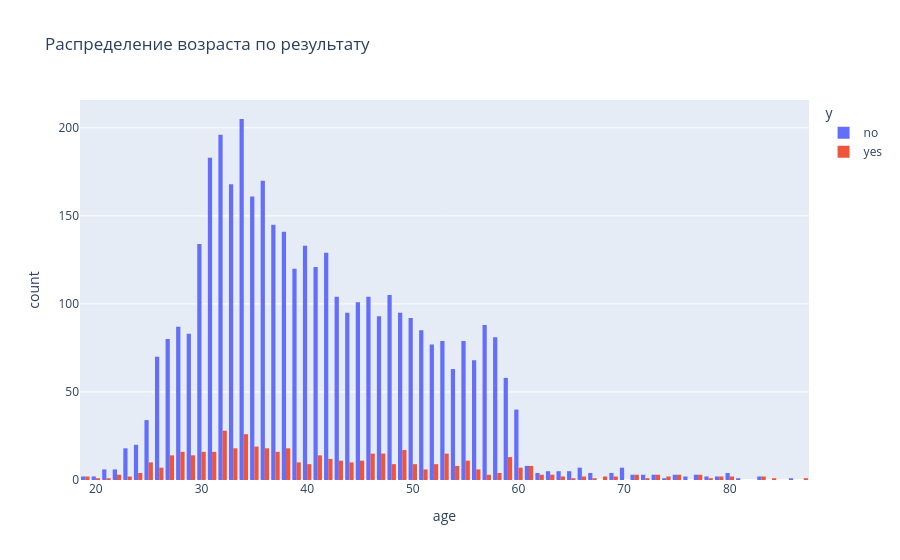
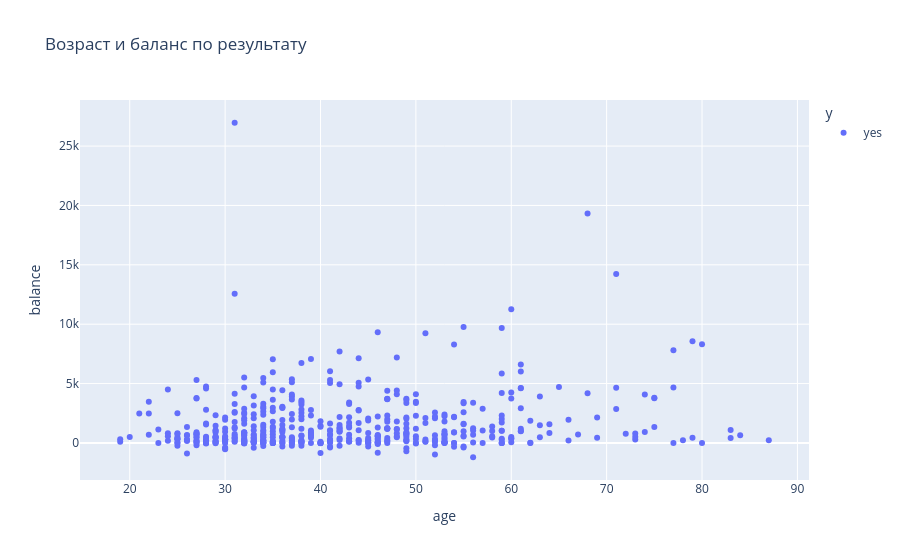

Notebook code cell kept with these figures, in order:
### Code cell
import plotly.express as px  # Графики
fig = px.histogram(bank, x='age', color='y', barmode='group', title='Распределение возраста по результату')  # Гистограмма
fig1 = px.scatter(bank[bank['y'] == 'yes'], x='age', y='balance', color='y', title='Возраст и баланс по результату')  # Точечная диаграмма
fig.show()  # Показать
fig1.show()  # Показать
bank_age_1 = bank.groupby('age')['y'].value_counts() 
correlation = bank['age'].corr(bank['balance'])  # Корреляция
print(f"Correlation between age and balance: {correlation*100:.2f}%")  # Вывод корреляции

### Figure 1 — Plotly figure (JSON) as saved in the notebook; plotly's stock layout.template omitted (floating-point values rounded to 4 significant figures; data arrays with more than 128 entries replaced by an {"elided": "..."} marker saying what was removed)
{"data": [{"alignmentgroup": "True", "bingroup": "x", "hovertemplate": "y=no<br>age=%{x}<br>count=%{y}<extra></extra>", "legendgroup": "no", "marker": {"color": "#636efa", "pattern": {"shape": ""}}, "name": "no", "offsetgroup": "no", "orientation": "v", "showlegend": true, "type": "histogram", "x": {"elided": "4000 int values"}, "xaxis": "x", "yaxis": "y"}, {"alignmentgroup": "True", "bingroup": "x", "hovertemplate": "y=yes<br>age=%{x}<br>count=%{y}<extra></extra>", "legendgroup": "yes", "marker": {"color": "#EF553B", "pattern": {"shape": ""}}, "name": "yes", "offsetgroup": "yes", "orientation": "v", "showlegend": true, "type": "histogram", "x": {"elided": "521 int values"}, "xaxis": "x", "yaxis": "y"}], "layout": {"barmode": "group", "legend": {"title": {"text": "y"}, "tracegroupgap": 0}, "title": {"text": "Распределение возраста по результату"}, "xaxis": {"anchor": "y", "domain": [0, 1], "title": {"text": "age"}}, "yaxis": {"anchor": "x", "domain": [0, 1], "title": {"text": "count"}}}}

### Figure 2 — Plotly figure (JSON) as saved in the notebook; plotly's stock layout.template omitted (floating-point values rounded to 4 significant figures; data arrays with more than 128 entries replaced by an {"elided": "..."} marker saying what was removed)
{"data": [{"hovertemplate": "y=yes<br>age=%{x}<br>balance=%{y}<extra></extra>", "legendgroup": "yes", "marker": {"color": "#636efa", "symbol": "circle"}, "mode": "markers", "name": "yes", "orientation": "v", "showlegend": true, "type": "scatter", "x": {"elided": "521 int values"}, "xaxis": "x", "y": {"elided": "521 int values"}, "yaxis": "y"}], "layout": {"legend": {"title": {"text": "y"}, "tracegroupgap": 0}, "title": {"text": "Возраст и баланс по результату"}, "xaxis": {"anchor": "y", "domain": [0, 1], "title": {"text": "age"}}, "yaxis": {"anchor": "x", "domain": [0, 1], "title": {"text": "balance"}}}}
